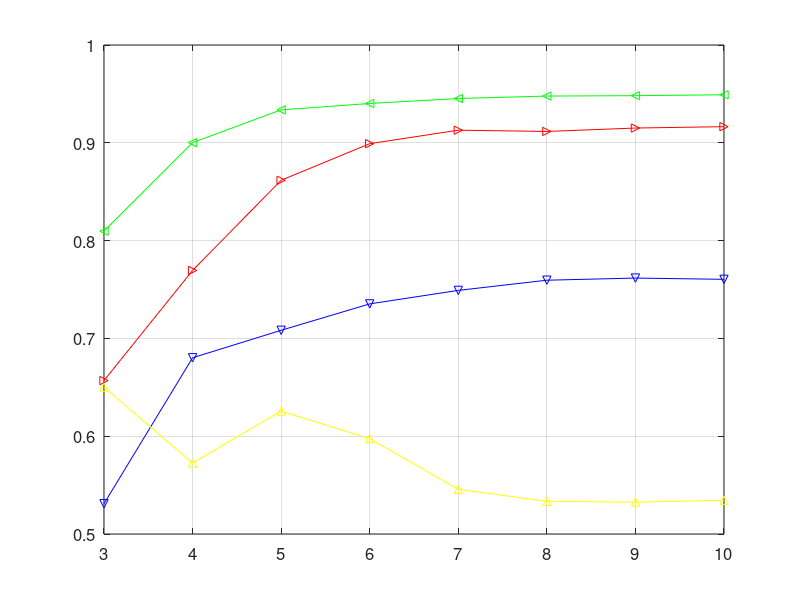

This chart was generated by the following MATLAB code: (Note: this script raises an error after producing the figure.)
xDim = [8,16,32,64,128,256,512,1024];

yGPCR = [0.5310,0.6802,0.7083,0.7353,0.7491,0.7595,0.7617,0.7604];
plot(log2(xDim),yGPCR,'bv-');
hold on;

yEnzyme = [0.6569,0.7695,0.8617,0.8991,0.9129,0.9116,0.9151,0.9165];
plot(log2(xDim),yEnzyme,'r>-');
hold on;

yIC = [0.8097,0.9002,0.9337,0.9402,0.9453,0.9478,0.9482,0.9491];
plot(log2(xDim),yIC,'g<-');
hold on;

yNR = [0.6502,0.5726,0.6257,0.5975,0.5457,0.5334,0.5326,0.5345];
plot(log2(xDim),yNR,'y^-');
grid on;

set(gca,'fontsize',12);

mylegend = legend('GPCR','Enzyme','Ion channel', 'Nuclear receptor', 0); 
set(mylegend,'fontsize',16);

handle_xlabel = xlabel('base-2 logarithm of dimension'); 
set(handle_xlabel,'fontsize',16);

handle_ylabel = ylabel('AUPR'); 
set(handle_ylabel,'fontsize',16);

%title('The effect of factorized dimension');